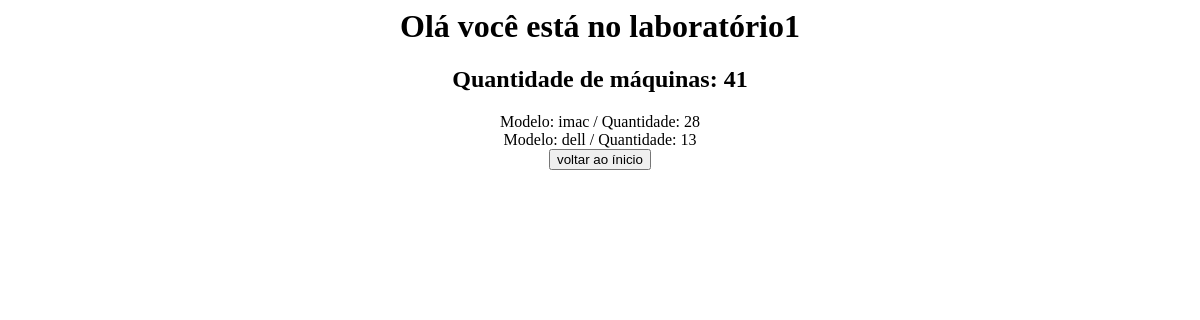
The app's page /inventario_labs/info_laboratorios.php?lab=1, older data.
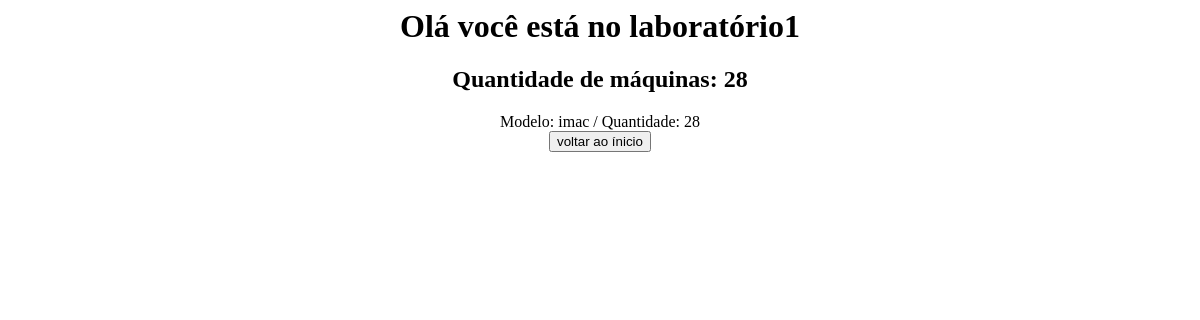
The same page, newer data.
### tables this page shows
CREATE TABLE `tb_modelos` (
  `modelo` varchar(100) NOT NULL,
  `lab1` int(11) NOT NULL,
  `lab2` int(11) NOT NULL,
  `lab3` int(11) NOT NULL,
  `lab4` int(11) NOT NULL,
  `lab5` int(11) NOT NULL,
  `lab6` int(11) NOT NULL,
  `id` int(11) NOT NULL
);

### inventario_labs/info_laboratorios.php (the view, shortened to what this page needs)
<?php
    require 'conexao.php';
    if(isset($_GET['lab']) && !empty($_GET['lab'])){
        $id_lab = $_GET['lab'];
        $soma = $conexao->prepare("SELECT SUM(lab".$id_lab.") FROM tb_modelos");
        $soma->execute();
        $qnt_total = $soma->fetchAll(PDO::FETCH_ASSOC);
        $total = $qnt_total[0]['SUM(lab'.$id_lab.')'];
        $sql = $conexao->prepare("SELECT id,lab".$id_lab.", modelo FROM tb_modelos");
        $sql->execute();
        $dados = $sql->fetchAll();
        echo "<h1> Olá você está no laboratório".$id_lab."</h1>";
        echo "<h2> Quantidade de máquinas: ".$total."</h2>";
            if(isset($_GET['perf']) && !empty($_GET['perf']) && $_GET['perf'] = 'adm'){
                session_start();
                    if ((!isset($_SESSION['usuario']) || empty($_SESSION['usuario'])) && (!isset($_SESSION['senha']) || empty($_SESSION['senha']))){
                        header('Location: login.php');
                        exit;
                    } else {
                        foreach ($dados as $key => $value) {
                            if($dados[$key]['lab'.$id_lab] != 0){
                                echo 'Modelo: '.$dados[$key]['modelo']." / ";
                                echo 'Quantidade: '.$dados[$key]['lab'.$id_lab];
                                echo '<a href = "info_laboratorios.php?perf=adm&lab='.$id_lab.'&add='.$dados[$key]['id'].'"><button type="submit">+</button></a>';
                                echo '<a href = "info_laboratorios.php?perf=adm&lab='.$id_lab.'&del='.$dados[$key]['id'].'"><button type="submit">-</button></a>';
                               echo '<br>';
                            }
                        }  echo '<a href="index.php?perf=adm"><button>voltar ao ínicio</button></a>';
                    }
            } else {
                foreach ($dados as $key => $value) {
                    if($dados[$key]['lab'.$id_lab] != 0){
                           echo 'Modelo: '.$dados[$key]['modelo']." / ";
                           echo 'Quantidade: '.$dados[$key]['lab'.$id_lab];
                       }
               }
               echo '<a href="index.php"><button>voltar ao ínicio</button></a>';
            }
    }
?>
<!DOCTYPE html>
<html lang="pt-br">
<head>
    <link rel="stylesheet" href="style.css">
</head>
<body>
</body>
</html>

### inventario_labs/style.css (style rules this page uses)
body { text-align: center; }

Row changes from the older to the newer data that the page shows:
removed tb_modelos: modelo "dell", lab1 "13"
Text that changed along with them:
$total: "41" → "28"
